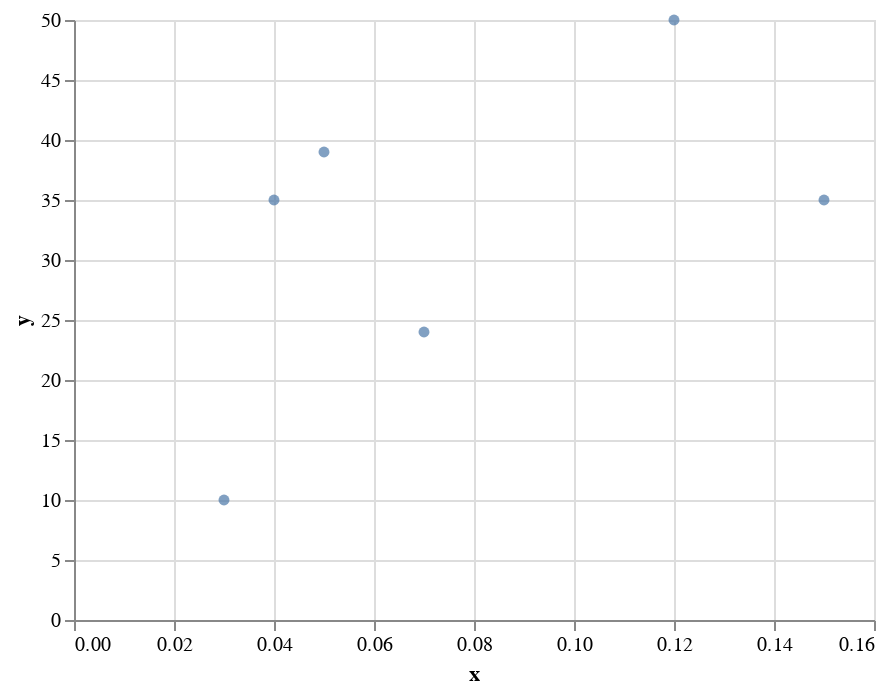

The notebook cell saved with this chart:
### Markdown cell above
### Adjusting Axis Labels

### Code cell
import pandas as pd
df = pd.DataFrame({'x': [0.03, 0.04, 0.05, 0.12, 0.07, 0.15],
                   'y': [10, 35, 39, 50, 24, 35]})

alt.Chart(df).mark_circle().encode(
    x='x',
    y='y'
)

### Figure 1 — Vega-Lite specification as saved in the notebook (floating-point values rounded to 4 significant figures)
{"config": {"view": {"continuousWidth": 400, "continuousHeight": 300}}, "data": {"name": "data-3dba48bc73fd02b735dac9a14983e169"}, "mark": "circle", "encoding": {"x": {"type": "quantitative", "field": "x"}, "y": {"type": "quantitative", "field": "y"}}, "$schema": "https://vega.github.io/schema/vega-lite/v4.8.1.json", "datasets": {"data-3dba48bc73fd02b735dac9a14983e169": [{"x": 0.03, "y": 10}, {"x": 0.04, "y": 35}, {"x": 0.05, "y": 39}, {"x": 0.12, "y": 50}, {"x": 0.07, "y": 24}, {"x": 0.15, "y": 35}]}}
